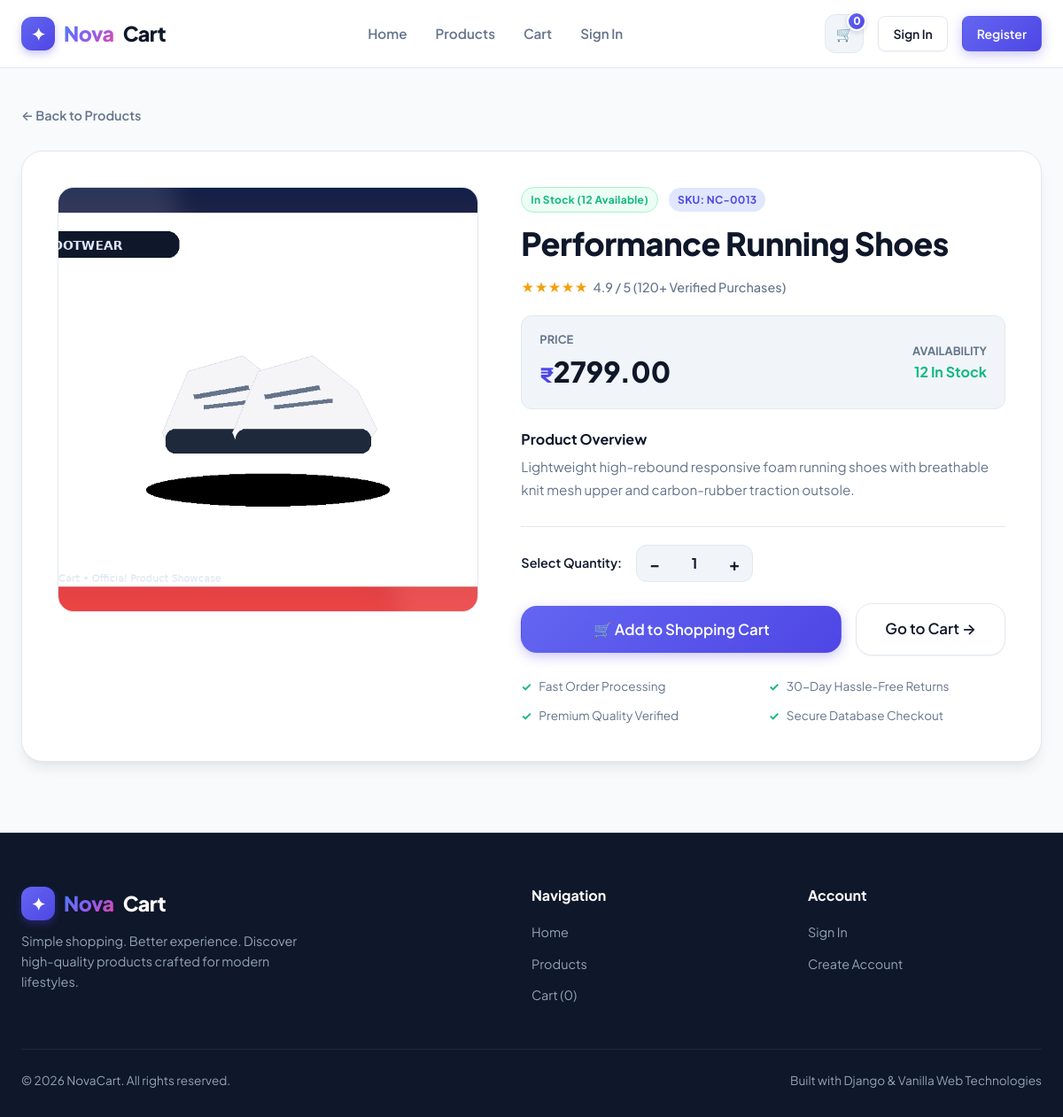
The page /product/13/ on the database its author committed.
### store/models.py (models this page shows, shortened)
class Product(models.Model):
    name = models.CharField(max_length=255)
    description = models.TextField()
    price = models.DecimalField(max_digits=10, decimal_places=2)
    image = models.ImageField(upload_to='products/', blank=True, null=True)
    stock = models.PositiveIntegerField(default=0)
    created_at = models.DateTimeField(auto_now_add=True)
    class Meta:
        ordering = ['-created_at']
    @property
    def is_in_stock(self):
        return self.stock > 0

### store/views.py (the view)
# urls.py: path('product/<int:product_id>/', views.product_detail, name='product_detail'),
def product_detail(request, product_id):
    product = get_object_or_404(Product, id=product_id)
    cart = request.session.get('cart', {})
    in_cart_qty = cart.get(str(product.id), 0)
    return render(request, 'store/product_detail.html', {
        'product': product,
        'in_cart_qty': in_cart_qty,
    })

### store/context_processors.py (called while the page is built)
def cart_context(request):
    cart = request.session.get('cart', {})
    total_items = 0
    if isinstance(cart, dict):
        for pid, qty in cart.items():
            if isinstance(qty, int):
                total_items += qty
            elif isinstance(qty, str) and qty.isdigit():
                total_items += int(qty)
    return {
        'cart_total_items': total_items,
    }

### store/templates/store/product_detail.html (shortened to what this page needs)
{% extends 'store/base.html' %}
{% load static %}
{% block content %}
<div class="product-detail-section">
  <div class="container">
    <a href="{% url 'home' %}#products" class="back-nav-link" id="backToProductsLink">
      ← Back to Products
    </a>
    <div class="product-detail-card">
      <div class="detail-gallery">
        {% if product.image %}
        <img src="{{ product.image.url }}" alt="{{ product.name }}" id="detailProductImage"
          onerror="this.style.display='none'; this.nextElementSibling.style.display='flex';">
        {% else %}
        <div class="img-fallback-box" style="font-size: 5rem;">
          🛍️
        </div>
        {% endif %}
      </div>
      <div class="detail-info">
        <div class="detail-meta-header">
          {% if product.stock == 0 %}
          <span class="badge badge-danger">
            Out of stock
          </span>
          {% elif product.stock <= 3 %} <span class="badge badge-warning">
            Only {{ product.stock }} left
            </span>
            {% else %}
            <span class="badge badge-success">
              In Stock ({{ product.stock }} available)
            </span>
            {% endif %}
            <span class="badge badge-primary">
              SKU: NC-{{ product.id|stringformat:"04d" }}
            </span>
        </div>
        <h1 class="detail-title" id="productTitle">
          {{ product.name }}
        </h1>
        <div class="detail-rating">
          <span>★★★★★</span>
          <span class="rating-count">
            4.9 / 5 (120+ Verified Purchases)
          </span>
        </div>
        <div class="detail-price-box">
          <div>
            <div style="font-size: 0.8rem; text-transform: uppercase; color: var(--text-muted); font-weight: 700;">
              Price
            </div>
            <div class="detail-price">
              <span>₹</span>{{ product.price }}
            </div>
          </div>
          <div style="text-align: right;">
            <div style="font-size: 0.8rem; text-transform: uppercase; color: var(--text-muted); font-weight: 700;">
              Availability
            </div>
            {% if product.is_in_stock %}
            <div style="font-size: 1rem; font-weight: 700; color: var(--success);">
              {{ product.stock }} In Stock
            </div>
            {% else %}
            <div style="font-size: 1rem; font-weight: 700; color: var(--danger);">
              Sold Out
            </div>
            {% endif %}
          </div>
        </div>
        <div>
          <h4 class="detail-description-title">
            Product Overview
          </h4>
          <p class="detail-description">
            {{ product.description }}
          </p>
        </div>
        <div class="detail-purchase-form">
          {% if product.is_in_stock %}
          <form action="{% url 'add_to_cart' product.id %}" method="POST" id="detailAddToCartForm">
            <div class="quantity-control-wrap">
              <span class="qty-label">
                Select Quantity:
              </span>
              <div class="qty-stepper">
                <button type="button" class="qty-btn qty-btn-minus" aria-label="Decrease quantity">
                  −
                </button>
                <input type="number" name="quantity" class="qty-input" value="1" min="1" max="{{ product.stock }}"
                  id="productQtyInput">
                <button type="button" class="qty-btn qty-btn-plus" aria-label="Increase quantity">
                  +
                </button>
              </div>
            </div>
            <div style="display: flex; gap: 16px; align-items: center; flex-wrap: wrap;">
              <button type="submit" class="btn btn-primary btn-lg" style="flex: 1;" id="detailAddToCartBtn">
                🛒 Add to Shopping Cart
              </button>
              <a href="{% url 'cart' %}" class="btn btn-secondary btn-lg">
                Go to Cart →
              </a>
            </div>
          </form>
          {% endif %}
          <div class="detail-trust-bullets">
            <div class="trust-bullet">
              <span>✓</span>
              Fast Order Processing
            </div>
            <div class="trust-bullet">
              <span>✓</span>
              30-Day Hassle-Free Returns
            </div>
            <div class="trust-bullet">
              <span>✓</span>
              Premium Quality Verified
            </div>
            <div class="trust-bullet">
              <span>✓</span>
              Secure Database Checkout
            </div>
          </div>
        </div>
      </div>
    </div>
  </div>
</div>
{% endblock %}

### rows shown on the page
Product: image (picture), stock "12", id "0013", name "Performance Running Shoes", price "2799.00", description "Lightweight high-rebound responsive foam running shoes with breathable knit mesh upper and carbon-rubber traction outsole."

### other values the page prints
{{ cart_total_items|default:0 }} "0"
